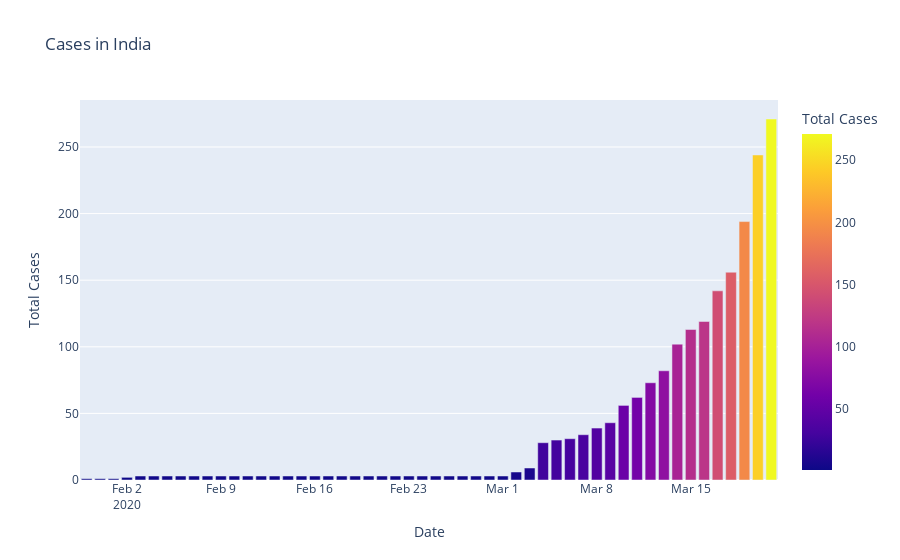

Source (notebook cell):
### Code cell
#matplot
fig=plt.figure(figsize=(20,8),dpi=200) #creates a space for the graph #dpi=dots per inches(pixels)
# to see the space use as below:
axes = fig.add_axes([0.1,.1,.8,.8])
axes.bar(dbd_India["Date"],dbd_India['Total Cases'],color='blue')
axes.set_title('Cases in India')
axes.set_xlabel('Date')
axes.set_ylabel('Total Cases')
plt.show()

#plotly

px.bar(dbd_India,x="Date",y='Total Cases',title='Cases in India', hover_name='Total Cases',color='Total Cases')

### Figure 1 — Plotly figure (JSON) as saved in the notebook; plotly's stock layout.template omitted (floating-point values rounded to 4 significant figures)
{"data": [{"alignmentgroup": "True", "hovertemplate": "<b>%{hovertext}</b><br><br>Date=%{x}<br>Total Cases=%{marker.color}<extra></extra>", "hovertext": [1, 1, 1, 2, 3, 3, 3, 3, 3, 3, 3, 3, 3, 3, 3, 3, 3, 3, 3, 3, 3, 3, 3, 3, 3, 3, 3, 3, 3, 3, 3, 3, 6, 9, 28, 30, 31, 34, 39, 43, 56, 62, 73, 82, 102, 113, 119, 142, 156, 194, 244, 271], "legendgroup": "", "marker": {"color": [1, 1, 1, 2, 3, 3, 3, 3, 3, 3, 3, 3, 3, 3, 3, 3, 3, 3, 3, 3, 3, 3, 3, 3, 3, 3, 3, 3, 3, 3, 3, 3, 6, 9, 28, 30, 31, 34, 39, 43, 56, 62, 73, 82, 102, 113, 119, 142, 156, 194, 244, 271], "coloraxis": "coloraxis"}, "name": "", "offsetgroup": "", "orientation": "v", "showlegend": false, "textposition": "auto", "type": "bar", "x": ["2020-01-30T00:00:00", "2020-01-31T00:00:00", "2020-02-01T00:00:00", "2020-02-02T00:00:00", "2020-02-03T00:00:00", "2020-02-04T00:00:00", "2020-02-05T00:00:00", "2020-02-06T00:00:00", "2020-02-07T00:00:00", "2020-02-08T00:00:00", "2020-02-09T00:00:00", "2020-02-10T00:00:00", "2020-02-11T00:00:00", "2020-02-12T00:00:00", "2020-02-13T00:00:00", "2020-02-14T00:00:00", "2020-02-15T00:00:00", "2020-02-16T00:00:00", "2020-02-17T00:00:00", "2020-02-18T00:00:00", "2020-02-19T00:00:00", "2020-02-20T00:00:00", "2020-02-21T00:00:00", "2020-02-22T00:00:00", "2020-02-23T00:00:00", "2020-02-24T00:00:00", "2020-02-25T00:00:00", "2020-02-26T00:00:00", "2020-02-27T00:00:00", "2020-02-28T00:00:00", "2020-02-29T00:00:00", "2020-03-01T00:00:00", "2020-03-02T00:00:00", "2020-03-03T00:00:00", "2020-03-04T00:00:00", "2020-03-05T00:00:00", "2020-03-06T00:00:00", "2020-03-07T00:00:00", "2020-03-08T00:00:00", "2020-03-09T00:00:00", "2020-03-10T00:00:00", "2020-03-11T00:00:00", "2020-03-12T00:00:00", "2020-03-13T00:00:00", "2020-03-14T00:00:00", "2020-03-15T00:00:00", "2020-03-16T00:00:00", "2020-03-17T00:00:00", "2020-03-18T00:00:00", "2020-03-19T00:00:00", "2020-03-20T00:00:00", "2020-03-21T00:00:00"], "xaxis": "x", "y": [1, 1, 1, 2, 3, 3, 3, 3, 3, 3, 3, 3, 3, 3, 3, 3, 3, 3, 3, 3, 3, 3, 3, 3, 3, 3, 3, 3, 3, 3, 3, 3, 6, 9, 28, 30, 31, 34, 39, 43, 56, 62, 73, 82, 102, 113, 119, 142, 156, 194, 244, 271], "yaxis": "y"}], "layout": {"barmode": "relative", "coloraxis": {"colorbar": {"title": {"text": "Total Cases"}}, "colorscale": [[0, "#0d0887"], [0.1111, "#46039f"], [0.2222, "#7201a8"], [0.3333, "#9c179e"], [0.4444, "#bd3786"], [0.5556, "#d8576b"], [0.6667, "#ed7953"], [0.7778, "#fb9f3a"], [0.8889, "#fdca26"], [1, "#f0f921"]]}, "legend": {"tracegroupgap": 0}, "title": {"text": "Cases in India"}, "xaxis": {"anchor": "y", "domain": [0, 1], "title": {"text": "Date"}}, "yaxis": {"anchor": "x", "domain": [0, 1], "title": {"text": "Total Cases"}}}}
